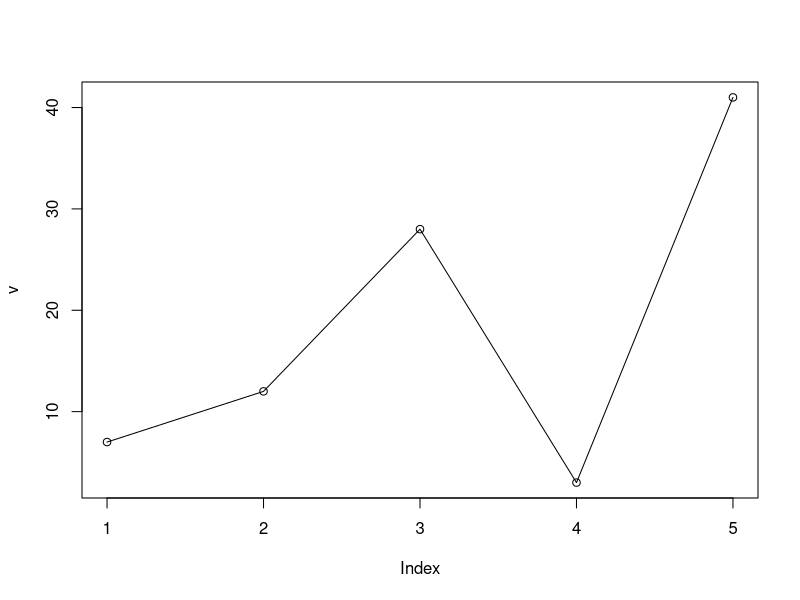
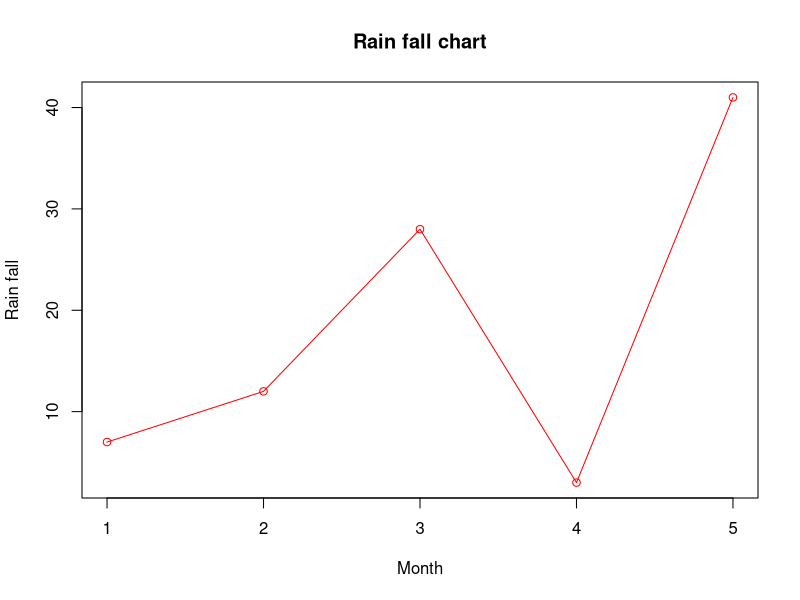
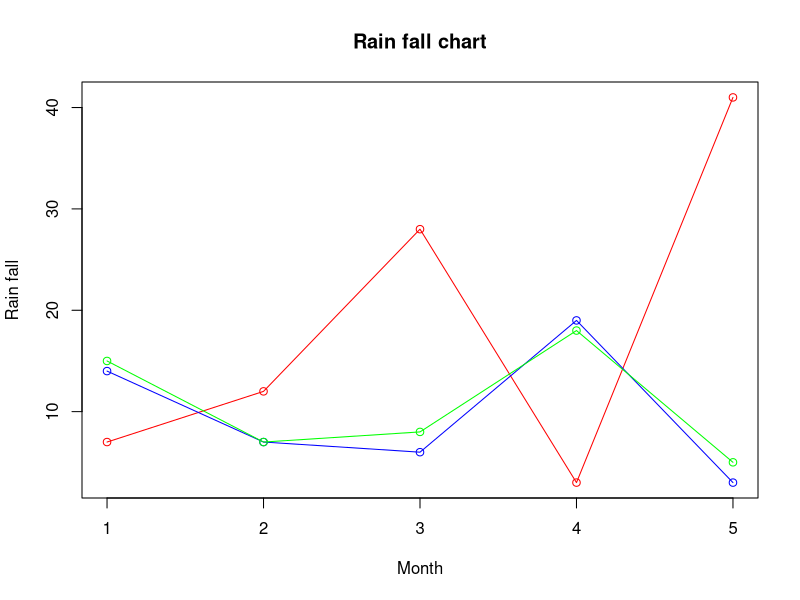

Generate these figures, in order, with R:
# Create the data for the chart.
v <- c(7,12,28,3,41)

# Give the chart file a name.
#png(file = "line_chart.jpg")

# Plot the bar chart. 
plot(v,type = "o")

# Save the file.
#dev.off()
#######################################
# Create the data for the chart.
v <- c(7,12,28,3,41)

# Give the chart file a name.
#png(file = "line_chart_label_colored.jpg")

# Plot the bar chart.
plot(v,type = "o", col = "red", xlab = "Month", ylab = "Rain fall",
     main = "Rain fall chart")

# Save the file.
#dev.off()
###################
# Create the data for the chart.
v <- c(7,12,28,3,41)
t <- c(14,7,6,19,3)
x<-c(15,7,8,18,5)

# Give the chart file a name.
#png(file = "line_chart_2_lines.jpg")

# Plot the bar chart.
plot(v,type = "o",col = "red", xlab = "Month", ylab = "Rain fall", 
     main = "Rain fall chart")

lines(t, type = "o", col = "blue")
lines(x, type = "o", col = "green")

# Save the file.
#dev.off()